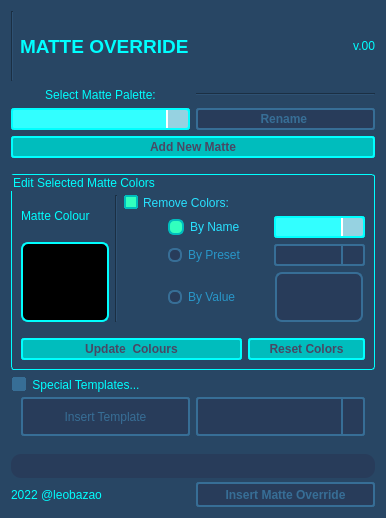
<?xml version="1.0" encoding="UTF-8"?>
<ui version="4.0">
 <class>Form</class>
 <widget class="QWidget" name="Form">
  <property name="enabled">
   <bool>true</bool>
  </property>
  <property name="geometry">
   <rect>
    <x>0</x>
    <y>0</y>
    <width>386</width>
    <height>518</height>
   </rect>
  </property>
  <property name="sizePolicy">
   <sizepolicy hsizetype="Preferred" vsizetype="Preferred">
    <horstretch>0</horstretch>
    <verstretch>0</verstretch>
   </sizepolicy>
  </property>
  <property name="windowTitle">
   <string>Matte Override</string>
  </property>
  <property name="styleSheet">
   <string notr="true">QLabel {
	color: rgb(0, 255, 255);
}

QLabel:disabled {
	color: rgb(55, 110, 150);
}

QWidget{
	background-color: rgb(40, 70, 100);
}

QGroupBox {
	color: rgb(0, 255, 255);
	border: 1px solid rgb(0, 255, 255);
	border-radius: 3px;
}

QGroupBox:disabled {
	color: rgb(55, 110, 150);
	border: 1px solid rgb(55, 110, 150);
}

QGroupBox::indicator:checked {
    border: 2px solid rgb(0, 189, 189);
	border-radius: 1px;
	background-color: rgb(50, 255, 190)
}

QGroupBox::indicator:unchecked {
    border: 2px solid rgb(55, 110, 150);
	border-radius: 1px;
	background-color: rgb(55, 110, 150);
}

QGroupBox::indicator:checked:disabled {
	background-color: rgb(55, 110, 150);
	border-color: rgb(55, 110, 150);
}

QComboBox {
	color: black;
    border: 2px solid rgb(0, 255, 255);
    border-radius: 3px;
    padding: 1px 18px 1px 3px;
    min-width: 6em;
}

QComboBox:!editable, QComboBox::drop-down:editable {
     background: rgb(50, 255, 255);
}

QComboBox:on { /* shift the text when the popup opens */
    padding-top: 3px;
    padding-left: 4px;
}

QComboBox::drop-down {
    width: 20px;
	background-color: rgb(150, 210, 225);
    border-left-width: 2px;
    border-left-color: white;
    border-left-style: solid; /* just a single line */
    border-top-right-radius: 3px; /* same radius as the QComboBox */
    border-bottom-right-radius: 3px;
}

QComboBox:hover{
    border: 2px solid #05B8CC;
    color: rgb(40, 70, 110);
}

QComboBox QAbstractItemView{
    border: 2px solid white;
	border-radius: 5px;
    color: rgb(40, 70, 110);
	background-color: rgb(0, 255, 255);
    selection-background-color: #05B8CC;
	selection-color: white;
	selection-item-border-radius: 2px;
	padding: 3px 3px ;
}

QComboBox::drop-down:disabled {
    width: 20px;
	background-color: rgb(40, 60, 90);
    border-left-width: 2px;
    border-left-color: rgb(55, 110, 150);
    border-left-style: solid; /* just a single line */
    border-top-right-radius: 3px; /* same radius as the QComboBox */
    border-bottom-right-radius: 3px;
}
QComboBox::disabled {
	border-color: rgb(55, 110, 150);
	background: rgb(40, 60, 90);
	color: rgb(55, 110, 150);
}

QScrollBar:vertical {
	border-left-width: 2px solid white;
	border-radius: 3px;
	background-color: rgb(194, 194, 194);
}

QScrollBar::handle:vertical {
 	border: 2px solid white;
	width: 20px;
}

QScrollBar::add-page:vertical, QScrollBar::sub-page:vertical {
 	border: 2px solid white;
	background: rgb(194, 194, 194);
}

QRadioButton::checked {
	color: rgb(40, 225, 255);
}

QRadioButton::unchecked {
	color: rgb(40, 150, 200);
}

QRadioButton:disabled {
	color: rgb(55, 110, 150);
}

QRadioButton::indicator::unchecked{ 
	border: 2px solid rgb(55, 110, 150);
	border-radius: 6px;
	background-color: rgb(40, 60, 90);
	width: 10px;
	height: 10px;
}

QRadioButton::indicator::checked{
	border: 2px solid rgb(0, 189, 189);
	background-color: rgb(50, 255, 190);
	border-radius: 6px;
	width: 12px;
	height: 12px;
}

QRadioButton::indicator::checked::disabled {
	border: 2px solid rgb(40, 60, 90);
	background-color: rgb(40, 60, 90);
}

QRadioButton::indicator::unchecked::disabled {
	border: 2px solid rgb(40, 60, 90);
	background-color: rgb(50, 70, 100);
}

QPushButton {
	color: rgb(72, 72, 100);
    border: 2px solid rgb(0, 255, 255);
    border-radius: 3px;
	background-color: rgb(0, 189, 189);
    min-width: 80px;
	padding: 2px;
}

QPushButton:pressed {
	color: rgb(0, 189, 189);
	border-color: white;
    background-color: rgb(0, 255, 255);
}

QPushButton:hover{
    border: 2px solid #05B8CC;
    color: rgb(40, 70, 110);
}

QPushButton:disabled {
	color: rgb(55, 110, 150);
    border: 2px solid rgb(55, 110, 150);
	background-color: rgb(40, 60, 90);
	font: 75 8pt &quot;MS Shell Dlg 2&quot;;
}

QCheckBox {
	color: rgb(40, 225, 255);
    spacing: 5px;
}

QCheckBox:unchecked {
	color: rgb(40, 150, 200);
    spacing: 5px;
}

QCheckBox::indicator:checked {
    border: 2px solid rgb(0, 189, 189);
	border-radius: 1px;
	background-color: rgb(50, 255, 190);
}

QCheckBox::indicator:unchecked {
    border: 2px solid rgb(0, 189, 189);
	border-radius: 1px;
	background-color:  rgb(40, 70, 100);
}

QCheckBox:disabled{
	color: rgb(55, 110, 150);
}

QCheckBox::indicator:checked:disabled {
	background-color: rgb(55, 110, 150);
	border-color: rgb(55, 110, 150);
}</string>
  </property>
  <layout class="QGridLayout" name="gridLayout_5">
   <item row="1" column="0">
    <layout class="QGridLayout" name="gridLayout_4">
     <item row="1" column="1">
      <widget class="Line" name="line_3">
       <property name="sizePolicy">
        <sizepolicy hsizetype="Minimum" vsizetype="Preferred">
         <horstretch>0</horstretch>
         <verstretch>0</verstretch>
        </sizepolicy>
       </property>
       <property name="orientation">
        <enum>Qt::Horizontal</enum>
       </property>
      </widget>
     </item>
     <item row="1" column="0">
      <widget class="QLabel" name="label">
       <property name="sizePolicy">
        <sizepolicy hsizetype="Preferred" vsizetype="Preferred">
         <horstretch>0</horstretch>
         <verstretch>0</verstretch>
        </sizepolicy>
       </property>
       <property name="text">
        <string>Select Matte Palette:</string>
       </property>
       <property name="alignment">
        <set>Qt::AlignCenter</set>
       </property>
      </widget>
     </item>
     <item row="3" column="0">
      <widget class="QComboBox" name="comboMatteList">
       <property name="enabled">
        <bool>true</bool>
       </property>
       <property name="sizePolicy">
        <sizepolicy hsizetype="Preferred" vsizetype="Preferred">
         <horstretch>0</horstretch>
         <verstretch>0</verstretch>
        </sizepolicy>
       </property>
       <property name="toolTip">
        <string>&lt;html&gt;&lt;head/&gt;&lt;body&gt;&lt;p&gt;Selecione uma Matte Palette para comecar.&lt;/p&gt;&lt;/body&gt;&lt;/html&gt;</string>
       </property>
      </widget>
     </item>
     <item row="3" column="1">
      <widget class="QPushButton" name="pushRenamePalette">
       <property name="enabled">
        <bool>false</bool>
       </property>
       <property name="sizePolicy">
        <sizepolicy hsizetype="Minimum" vsizetype="Preferred">
         <horstretch>0</horstretch>
         <verstretch>0</verstretch>
        </sizepolicy>
       </property>
       <property name="font">
        <font>
         <weight>75</weight>
         <bold>true</bold>
        </font>
       </property>
       <property name="toolTip">
        <string>&lt;html&gt;&lt;head/&gt;&lt;body&gt;&lt;p&gt;Renomeia a MattePalette selecionada.&lt;/p&gt;&lt;/body&gt;&lt;/html&gt;</string>
       </property>
       <property name="text">
        <string>Rename </string>
       </property>
      </widget>
     </item>
     <item row="4" column="0" colspan="2">
      <widget class="QPushButton" name="pushCreateMatte">
       <property name="enabled">
        <bool>true</bool>
       </property>
       <property name="sizePolicy">
        <sizepolicy hsizetype="Minimum" vsizetype="Preferred">
         <horstretch>0</horstretch>
         <verstretch>0</verstretch>
        </sizepolicy>
       </property>
       <property name="font">
        <font>
         <weight>75</weight>
         <bold>true</bold>
        </font>
       </property>
       <property name="toolTip">
        <string>&lt;html&gt;&lt;head/&gt;&lt;body&gt;&lt;p&gt;Cria nova MattePalette para a cena.&lt;/p&gt;&lt;/body&gt;&lt;/html&gt;</string>
       </property>
       <property name="text">
        <string>Add New Matte</string>
       </property>
      </widget>
     </item>
    </layout>
   </item>
   <item row="5" column="0">
    <widget class="QProgressBar" name="progressBar">
     <property name="sizePolicy">
      <sizepolicy hsizetype="Expanding" vsizetype="Preferred">
       <horstretch>0</horstretch>
       <verstretch>0</verstretch>
      </sizepolicy>
     </property>
     <property name="maximumSize">
      <size>
       <width>16777215</width>
       <height>20</height>
      </size>
     </property>
     <property name="font">
      <font>
       <pointsize>8</pointsize>
       <weight>50</weight>
       <bold>false</bold>
      </font>
     </property>
     <property name="styleSheet">
      <string notr="true">QProgressBar {
	color: rgb(0, 255, 255);
	padding: 2 2px;
	border: null;
	border-radius: 10px;
	min-height: 20px;
	background-color: rgb(40, 60, 90);	
}

QProgressBar::chunk {
	border-top: 3px solid rgb(0, 255, 255);
	border-bottom: 1px solid white;
	border-left: 2px solid rgb(0, 255, 255);
	border-right: 2px solid rgb(0, 255, 255);
	border-radius: 10px;
	background: rgb(40, 70, 100);
}</string>
     </property>
     <property name="value">
      <number>0</number>
     </property>
     <property name="alignment">
      <set>Qt::AlignCenter</set>
     </property>
     <property name="textVisible">
      <bool>true</bool>
     </property>
     <property name="orientation">
      <enum>Qt::Horizontal</enum>
     </property>
     <property name="invertedAppearance">
      <bool>false</bool>
     </property>
     <property name="textDirection">
      <enum>QProgressBar::TopToBottom</enum>
     </property>
     <property name="format">
      <string/>
     </property>
    </widget>
   </item>
   <item row="2" column="0">
    <spacer name="horizontalSpacer_2">
     <property name="sizePolicy">
      <sizepolicy hsizetype="Preferred" vsizetype="Minimum">
       <horstretch>0</horstretch>
       <verstretch>0</verstretch>
      </sizepolicy>
     </property>
     <property name="orientation">
      <enum>Qt::Horizontal</enum>
     </property>
     <property name="sizeHint" stdset="0">
      <size>
       <width>40</width>
       <height>10</height>
      </size>
     </property>
    </spacer>
   </item>
   <item row="6" column="0">
    <layout class="QHBoxLayout" name="horizontalLayout_2">
     <property name="sizeConstraint">
      <enum>QLayout::SetFixedSize</enum>
     </property>
     <item>
      <widget class="QLabel" name="label_4">
       <property name="sizePolicy">
        <sizepolicy hsizetype="Preferred" vsizetype="Preferred">
         <horstretch>0</horstretch>
         <verstretch>0</verstretch>
        </sizepolicy>
       </property>
       <property name="text">
        <string>2022 @leobazao</string>
       </property>
      </widget>
     </item>
     <item>
      <widget class="QPushButton" name="addMatteNodeButton">
       <property name="enabled">
        <bool>false</bool>
       </property>
       <property name="sizePolicy">
        <sizepolicy hsizetype="Preferred" vsizetype="Preferred">
         <horstretch>0</horstretch>
         <verstretch>0</verstretch>
        </sizepolicy>
       </property>
       <property name="minimumSize">
        <size>
         <width>88</width>
         <height>25</height>
        </size>
       </property>
       <property name="maximumSize">
        <size>
         <width>16777215</width>
         <height>25</height>
        </size>
       </property>
       <property name="font">
        <font>
         <weight>75</weight>
         <bold>true</bold>
        </font>
       </property>
       <property name="toolTip">
        <string>Adiciona um Matte Override na node view! (selecione um node para addicionar e conectar embaixo dele</string>
       </property>
       <property name="styleSheet">
        <string notr="true"/>
       </property>
       <property name="text">
        <string>Insert Matte Override</string>
       </property>
      </widget>
     </item>
    </layout>
   </item>
   <item row="0" column="0">
    <layout class="QHBoxLayout" name="horizontalLayout">
     <item>
      <widget class="Line" name="line">
       <property name="sizePolicy">
        <sizepolicy hsizetype="Fixed" vsizetype="Preferred">
         <horstretch>0</horstretch>
         <verstretch>0</verstretch>
        </sizepolicy>
       </property>
       <property name="orientation">
        <enum>Qt::Vertical</enum>
       </property>
      </widget>
     </item>
     <item>
      <widget class="QLabel" name="label_2">
       <property name="sizePolicy">
        <sizepolicy hsizetype="Preferred" vsizetype="Preferred">
         <horstretch>0</horstretch>
         <verstretch>0</verstretch>
        </sizepolicy>
       </property>
       <property name="font">
        <font>
         <pointsize>14</pointsize>
         <weight>75</weight>
         <bold>true</bold>
        </font>
       </property>
       <property name="text">
        <string>MATTE OVERRIDE</string>
       </property>
      </widget>
     </item>
     <item>
      <widget class="QLabel" name="labelVersion">
       <property name="sizePolicy">
        <sizepolicy hsizetype="Preferred" vsizetype="Preferred">
         <horstretch>0</horstretch>
         <verstretch>0</verstretch>
        </sizepolicy>
       </property>
       <property name="toolTip">
        <string>script version</string>
       </property>
       <property name="text">
        <string>v.00</string>
       </property>
       <property name="alignment">
        <set>Qt::AlignRight|Qt::AlignTrailing|Qt::AlignVCenter</set>
       </property>
      </widget>
     </item>
    </layout>
   </item>
   <item row="3" column="0">
    <widget class="QGroupBox" name="groupEditColors">
     <property name="enabled">
      <bool>true</bool>
     </property>
     <property name="sizePolicy">
      <sizepolicy hsizetype="Preferred" vsizetype="Preferred">
       <horstretch>0</horstretch>
       <verstretch>0</verstretch>
      </sizepolicy>
     </property>
     <property name="toolTip">
      <string>Edita as cores do Matte</string>
     </property>
     <property name="title">
      <string>Edit Selected Matte Colors</string>
     </property>
     <property name="alignment">
      <set>Qt::AlignLeading|Qt::AlignLeft|Qt::AlignTop</set>
     </property>
     <layout class="QGridLayout" name="gridLayout_2">
      <property name="topMargin">
       <number>20</number>
      </property>
      <item row="0" column="2" colspan="2">
       <layout class="QGridLayout" name="gridLayout" columnstretch="0,0,0" columnminimumwidth="0,0,0">
        <property name="leftMargin">
         <number>0</number>
        </property>
        <item row="1" column="2" alignment="Qt::AlignHCenter">
         <widget class="QComboBox" name="comboCorName">
          <property name="sizePolicy">
           <sizepolicy hsizetype="Preferred" vsizetype="Preferred">
            <horstretch>0</horstretch>
            <verstretch>0</verstretch>
           </sizepolicy>
          </property>
          <property name="toolTip">
           <string>&lt;html&gt;&lt;head/&gt;&lt;body&gt;&lt;p&gt;Lista de nomes de cores da cena.&lt;/p&gt;&lt;/body&gt;&lt;/html&gt;</string>
          </property>
         </widget>
        </item>
        <item row="3" column="1">
         <widget class="QRadioButton" name="radioCorVal">
          <property name="sizePolicy">
           <sizepolicy hsizetype="Minimum" vsizetype="Preferred">
            <horstretch>0</horstretch>
            <verstretch>0</verstretch>
           </sizepolicy>
          </property>
          <property name="toolTip">
           <string>&lt;html&gt;&lt;head/&gt;&lt;body&gt;&lt;p&gt;Usa o metodo de ignorar cores pelo valor RGBA da cor.&lt;/p&gt;&lt;/body&gt;&lt;/html&gt;</string>
          </property>
          <property name="text">
           <string>By Value</string>
          </property>
         </widget>
        </item>
        <item row="1" column="1">
         <widget class="QRadioButton" name="radioCorName">
          <property name="sizePolicy">
           <sizepolicy hsizetype="Minimum" vsizetype="Preferred">
            <horstretch>0</horstretch>
            <verstretch>0</verstretch>
           </sizepolicy>
          </property>
          <property name="minimumSize">
           <size>
            <width>100</width>
            <height>0</height>
           </size>
          </property>
          <property name="toolTip">
           <string>&lt;html&gt;&lt;head/&gt;&lt;body&gt;&lt;p&gt;Usa o metodo de ignorar cores pelo nome.&lt;/p&gt;&lt;/body&gt;&lt;/html&gt;</string>
          </property>
          <property name="text">
           <string>By Name</string>
          </property>
          <property name="checked">
           <bool>true</bool>
          </property>
         </widget>
        </item>
        <item row="3" column="2" alignment="Qt::AlignHCenter|Qt::AlignVCenter">
         <widget class="QPushButton" name="pushIgnoreColor">
          <property name="enabled">
           <bool>false</bool>
          </property>
          <property name="sizePolicy">
           <sizepolicy hsizetype="Preferred" vsizetype="Preferred">
            <horstretch>0</horstretch>
            <verstretch>0</verstretch>
           </sizepolicy>
          </property>
          <property name="minimumSize">
           <size>
            <width>88</width>
            <height>50</height>
           </size>
          </property>
          <property name="maximumSize">
           <size>
            <width>106</width>
            <height>50</height>
           </size>
          </property>
          <property name="toolTip">
           <string>&lt;html&gt;&lt;head/&gt;&lt;body&gt;&lt;p&gt;Valor das cores para serem ignoradas no Matte&lt;/p&gt;&lt;/body&gt;&lt;/html&gt;</string>
          </property>
          <property name="styleSheet">
           <string notr="true">QPushButton {
	border: 2px solid rgb(0, 255, 255);
	border-radius: 7px;
	background: rgba(0, 0, 0, 255);		
}

QPushButton::hover {
	border: 2px solid rgb(0, 255, 255);
}

QPushButton::disabled {
	border: 2px solid rgb(55, 110, 150);
	background: rgb(40, 60, 90);	
}</string>
          </property>
          <property name="text">
           <string/>
          </property>
         </widget>
        </item>
        <item row="2" column="2" alignment="Qt::AlignHCenter">
         <widget class="QComboBox" name="comboCorPreset">
          <property name="enabled">
           <bool>false</bool>
          </property>
          <property name="sizePolicy">
           <sizepolicy hsizetype="Preferred" vsizetype="Preferred">
            <horstretch>0</horstretch>
            <verstretch>0</verstretch>
           </sizepolicy>
          </property>
          <property name="toolTip">
           <string>&lt;html&gt;&lt;head/&gt;&lt;body&gt;&lt;p&gt;Lista de Presets para o ignore Colors.&lt;/p&gt;&lt;/body&gt;&lt;/html&gt;</string>
          </property>
         </widget>
        </item>
        <item row="2" column="1">
         <widget class="QRadioButton" name="radioCorPreset">
          <property name="sizePolicy">
           <sizepolicy hsizetype="Minimum" vsizetype="Preferred">
            <horstretch>0</horstretch>
            <verstretch>0</verstretch>
           </sizepolicy>
          </property>
          <property name="toolTip">
           <string>&lt;html&gt;&lt;head/&gt;&lt;body&gt;&lt;p&gt;Usa o metodo de ignorar cores por um preset de cores do projeto.&lt;/p&gt;&lt;/body&gt;&lt;/html&gt;</string>
          </property>
          <property name="text">
           <string>By Preset</string>
          </property>
         </widget>
        </item>
        <item row="1" column="0" rowspan="3">
         <spacer name="verticalSpacer">
          <property name="sizePolicy">
           <sizepolicy hsizetype="Minimum" vsizetype="Preferred">
            <horstretch>0</horstretch>
            <verstretch>0</verstretch>
           </sizepolicy>
          </property>
          <property name="orientation">
           <enum>Qt::Vertical</enum>
          </property>
          <property name="sizeHint" stdset="0">
           <size>
            <width>20</width>
            <height>40</height>
           </size>
          </property>
         </spacer>
        </item>
        <item row="0" column="0" colspan="3">
         <widget class="QCheckBox" name="checkIgnore">
          <property name="sizePolicy">
           <sizepolicy hsizetype="Minimum" vsizetype="Preferred">
            <horstretch>0</horstretch>
            <verstretch>0</verstretch>
           </sizepolicy>
          </property>
          <property name="toolTip">
           <string>&lt;html&gt;&lt;head/&gt;&lt;body&gt;&lt;p&gt;Habilita a opcao de ignorar cores.&lt;/p&gt;&lt;/body&gt;&lt;/html&gt;</string>
          </property>
          <property name="text">
           <string>Remove Colors:</string>
          </property>
          <property name="checked">
           <bool>true</bool>
          </property>
         </widget>
        </item>
       </layout>
      </item>
      <item row="2" column="3">
       <widget class="QPushButton" name="pushRemoveColors">
        <property name="enabled">
         <bool>true</bool>
        </property>
        <property name="sizePolicy">
         <sizepolicy hsizetype="Minimum" vsizetype="Preferred">
          <horstretch>0</horstretch>
          <verstretch>0</verstretch>
         </sizepolicy>
        </property>
        <property name="font">
         <font>
          <weight>75</weight>
          <bold>true</bold>
         </font>
        </property>
        <property name="toolTip">
         <string>&lt;html&gt;&lt;head/&gt;&lt;body&gt;&lt;p&gt;Reseta a Matte Pallet para todas cores.&lt;/p&gt;&lt;/body&gt;&lt;/html&gt;</string>
        </property>
        <property name="text">
         <string>Reset Colors</string>
        </property>
       </widget>
      </item>
      <item row="2" column="0" colspan="3">
       <widget class="QPushButton" name="pushUpdateColors">
        <property name="sizePolicy">
         <sizepolicy hsizetype="Minimum" vsizetype="Preferred">
          <horstretch>0</horstretch>
          <verstretch>0</verstretch>
         </sizepolicy>
        </property>
        <property name="font">
         <font>
          <weight>75</weight>
          <bold>true</bold>
         </font>
        </property>
        <property name="toolTip">
         <string>&lt;html&gt;&lt;head/&gt;&lt;body&gt;&lt;p&gt;Modifica as cores da Matte com a configuracao escolhida.&lt;/p&gt;&lt;/body&gt;&lt;/html&gt;</string>
        </property>
        <property name="styleSheet">
         <string notr="true"/>
        </property>
        <property name="text">
         <string>Update  Colours</string>
        </property>
       </widget>
      </item>
      <item row="0" column="1">
       <widget class="Line" name="line_2">
        <property name="sizePolicy">
         <sizepolicy hsizetype="Fixed" vsizetype="Preferred">
          <horstretch>0</horstretch>
          <verstretch>0</verstretch>
         </sizepolicy>
        </property>
        <property name="orientation">
         <enum>Qt::Vertical</enum>
        </property>
       </widget>
      </item>
      <item row="0" column="0">
       <layout class="QVBoxLayout" name="verticalLayout">
        <item>
         <widget class="QLabel" name="label_6">
          <property name="sizePolicy">
           <sizepolicy hsizetype="Preferred" vsizetype="Preferred">
            <horstretch>0</horstretch>
            <verstretch>0</verstretch>
           </sizepolicy>
          </property>
          <property name="text">
           <string>Matte Colour</string>
          </property>
         </widget>
        </item>
        <item>
         <widget class="QPushButton" name="pushMatteColor">
          <property name="sizePolicy">
           <sizepolicy hsizetype="Fixed" vsizetype="Preferred">
            <horstretch>0</horstretch>
            <verstretch>0</verstretch>
           </sizepolicy>
          </property>
          <property name="minimumSize">
           <size>
            <width>88</width>
            <height>80</height>
           </size>
          </property>
          <property name="maximumSize">
           <size>
            <width>80</width>
            <height>80</height>
           </size>
          </property>
          <property name="toolTip">
           <string>&lt;html&gt;&lt;head/&gt;&lt;body&gt;&lt;p&gt;Muda o valor RGBA da cor do Matte.&lt;/p&gt;&lt;/body&gt;&lt;/html&gt;</string>
          </property>
          <property name="styleSheet">
           <string notr="true">QPushButton {
	border: 2px solid rgb(0, 255, 255);
	border-radius: 7px;
	background: rgba(0, 0, 0, 255);
}

QPushButton::hover {
	border: 2px solid rgb(0, 255, 255);
}

QPushButton::disabled {
	border: 2px solid rgb(55, 110, 150);
	background: rgb(40, 60, 90);	
}</string>
          </property>
          <property name="text">
           <string/>
          </property>
         </widget>
        </item>
       </layout>
      </item>
      <item row="1" column="0" colspan="4">
       <spacer name="horizontalSpacer_3">
        <property name="sizePolicy">
         <sizepolicy hsizetype="Minimum" vsizetype="Minimum">
          <horstretch>0</horstretch>
          <verstretch>0</verstretch>
         </sizepolicy>
        </property>
        <property name="orientation">
         <enum>Qt::Horizontal</enum>
        </property>
        <property name="sizeHint" stdset="0">
         <size>
          <width>40</width>
          <height>10</height>
         </size>
        </property>
       </spacer>
      </item>
     </layout>
    </widget>
   </item>
   <item row="4" column="0">
    <widget class="QGroupBox" name="groupTeplate">
     <property name="sizePolicy">
      <sizepolicy hsizetype="Preferred" vsizetype="Preferred">
       <horstretch>0</horstretch>
       <verstretch>0</verstretch>
      </sizepolicy>
     </property>
     <property name="styleSheet">
      <string notr="true">QGroupBox {
	border: null;
}</string>
     </property>
     <property name="title">
      <string>Special Templates...</string>
     </property>
     <property name="checkable">
      <bool>true</bool>
     </property>
     <property name="checked">
      <bool>false</bool>
     </property>
     <layout class="QGridLayout" name="gridLayout_6">
      <property name="topMargin">
       <number>20</number>
      </property>
      <item row="0" column="1">
       <widget class="QComboBox" name="comboTemplates">
        <property name="sizePolicy">
         <sizepolicy hsizetype="Preferred" vsizetype="Preferred">
          <horstretch>0</horstretch>
          <verstretch>0</verstretch>
         </sizepolicy>
        </property>
        <property name="toolTip">
         <string>Lista de Templates Overrides disponiveis para este projeto.</string>
        </property>
       </widget>
      </item>
      <item row="0" column="0">
       <widget class="QPushButton" name="pushAddSpecialTpl">
        <property name="sizePolicy">
         <sizepolicy hsizetype="Minimum" vsizetype="Preferred">
          <horstretch>0</horstretch>
          <verstretch>0</verstretch>
         </sizepolicy>
        </property>
        <property name="toolTip">
         <string>&lt;html&gt;&lt;head/&gt;&lt;body&gt;&lt;p&gt;Insere o template override escolhido.&lt;/p&gt;&lt;/body&gt;&lt;/html&gt;</string>
        </property>
        <property name="text">
         <string>Insert Template</string>
        </property>
       </widget>
      </item>
     </layout>
    </widget>
   </item>
  </layout>
 </widget>
 <resources/>
 <connections/>
</ui>
